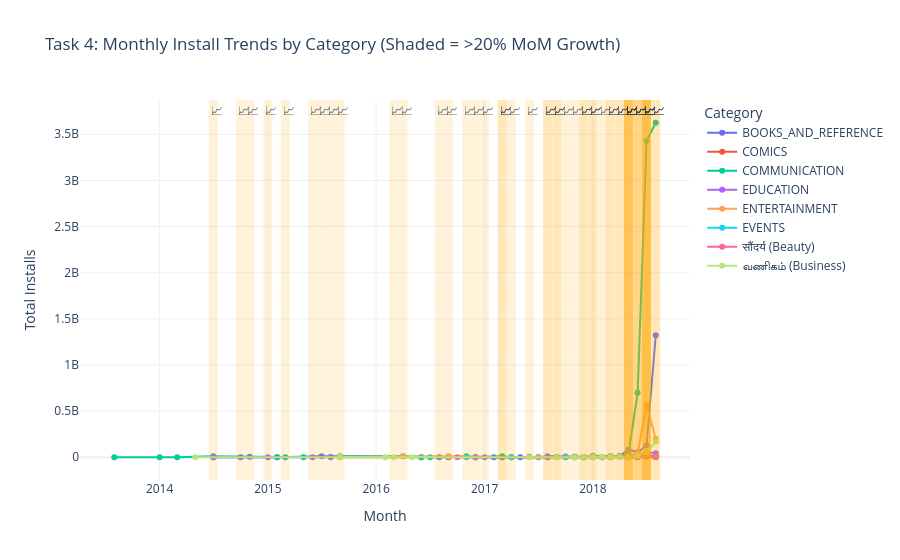

The notebook cell saved with this chart:
### Code cell
# --- Step 6 & 7: Time-Gated Plotly Line Chart with Shaded Growth Regions ---

if not is_within_time_window(18, 21):
    current_time = get_ist_now().strftime('%H:%M IST')
    print(f"Current time: {current_time}")
    print("This visualization is only available between 6 PM and 9 PM IST.")
else:
# if True:
    if task4_agg.shape[0] == 0:
        print("No data survived the filters. Cannot generate chart.")
    else:
        # Build the base line chart with one trace per category
        fig = px.line(
            task4_agg,
            x='Date',
            y='Total_Installs',
            color='Category',
            markers=True,
            title='Task 4: Monthly Install Trends by Category (Shaded = >20% MoM Growth)'
        )

        # Overlay shaded rectangles for every high-growth period
        high_growth_rows = task4_agg[task4_agg['High_Growth']]
        for _, row in high_growth_rows.iterrows():
            fig.add_vrect(
                x0=row['Date'] - pd.Timedelta(days=15),
                x1=row['Date'] + pd.Timedelta(days=15),
                fillcolor='rgba(255, 165, 0, 0.15)',  # Semi-transparent orange
                line_width=0,
                annotation_text='📈',
                annotation_position='top left'
            )

        fig.update_layout(
            xaxis_title='Month',
            yaxis_title='Total Installs',
            template='plotly_white',
            legend_title='Category'
        )

        fig.show()
        print(f"Chart rendered at {get_ist_now().strftime('%H:%M:%S IST')}")

### Figure 1 — Plotly figure (JSON) as saved in the notebook; plotly's stock layout.template omitted (floating-point values rounded to 4 significant figures)
{"data": [{"hovertemplate": "Category=BOOKS_AND_REFERENCE<br>Date=%{x}<br>Total_Installs=%{y}<extra></extra>", "legendgroup": "BOOKS_AND_REFERENCE", "line": {"color": "#636efa", "dash": "solid"}, "marker": {"symbol": "circle"}, "mode": "lines+markers", "name": "BOOKS_AND_REFERENCE", "orientation": "v", "showlegend": true, "type": "scatter", "x": ["2014-07-01T00:00:00.000000", "2014-10-01T00:00:00.000000", "2014-11-01T00:00:00.000000", "2015-02-01T00:00:00.000000", "2015-07-01T00:00:00.000000", "2016-06-01T00:00:00.000000", "2016-08-01T00:00:00.000000", "2016-12-01T00:00:00.000000", "2017-02-01T00:00:00.000000", "2017-03-01T00:00:00.000000", "2017-04-01T00:00:00.000000", "2017-05-01T00:00:00.000000", "2017-06-01T00:00:00.000000", "2017-07-01T00:00:00.000000", "2017-08-01T00:00:00.000000", "2017-11-01T00:00:00.000000", "2017-12-01T00:00:00.000000", "2018-01-01T00:00:00.000000", "2018-02-01T00:00:00.000000", "2018-03-01T00:00:00.000000", "2018-04-01T00:00:00.000000", "2018-05-01T00:00:00.000000", "2018-06-01T00:00:00.000000", "2018-07-01T00:00:00.000000", "2018-08-01T00:00:00.000000"], "xaxis": "x", "y": [50000, 500000, 5000000, 50000, 10000000, 60000, 100000, 500000, 100000, 100000, 1000000, 100000, 5000000, 100000, 10010000, 4500000, 1200000, 500000, 100000, 10100000, 12550000, 82110000, 53600000, 130850000, 1321050000], "yaxis": "y"}, {"hovertemplate": "Category=COMICS<br>Date=%{x}<br>Total_Installs=%{y}<extra></extra>", "legendgroup": "COMICS", "line": {"color": "#EF553B", "dash": "solid"}, "marker": {"symbol": "circle"}, "mode": "lines+markers", "name": "COMICS", "orientation": "v", "showlegend": true, "type": "scatter", "x": ["2015-09-01T00:00:00.000000", "2017-03-01T00:00:00.000000", "2017-10-01T00:00:00.000000", "2018-05-01T00:00:00.000000", "2018-06-01T00:00:00.000000", "2018-07-01T00:00:00.000000", "2018-08-01T00:00:00.000000"], "xaxis": "x", "y": [50000, 100000, 100000, 6110000, 1610000, 28200000, 5650000], "yaxis": "y"}, {"hovertemplate": "Category=COMMUNICATION<br>Date=%{x}<br>Total_Installs=%{y}<extra></extra>", "legendgroup": "COMMUNICATION", "line": {"color": "#00cc96", "dash": "solid"}, "marker": {"symbol": "circle"}, "mode": "lines+markers", "name": "COMMUNICATION", "orientation": "v", "showlegend": true, "type": "scatter", "x": ["2013-08-01T00:00:00.000000", "2014-01-01T00:00:00.000000", "2014-03-01T00:00:00.000000", "2014-07-01T00:00:00.000000", "2015-02-01T00:00:00.000000", "2015-03-01T00:00:00.000000", "2015-05-01T00:00:00.000000", "2015-08-01T00:00:00.000000", "2015-09-01T00:00:00.000000", "2016-04-01T00:00:00.000000", "2016-06-01T00:00:00.000000", "2016-07-01T00:00:00.000000", "2016-09-01T00:00:00.000000", "2016-11-01T00:00:00.000000", "2016-12-01T00:00:00.000000", "2017-03-01T00:00:00.000000", "2017-04-01T00:00:00.000000", "2017-07-01T00:00:00.000000", "2017-08-01T00:00:00.000000", "2017-09-01T00:00:00.000000", "2017-11-01T00:00:00.000000", "2017-12-01T00:00:00.000000", "2018-01-01T00:00:00.000000", "2018-03-01T00:00:00.000000", "2018-04-01T00:00:00.000000", "2018-05-01T00:00:00.000000", "2018-06-01T00:00:00.000000", "2018-07-01T00:00:00.000000", "2018-08-01T00:00:00.000000"], "xaxis": "x", "y": [150000, 100000, 100000, 10000000, 500000, 1000000, 100000, 2000000, 10000000, 10000000, 1000000, 110000, 1000000, 11000000, 100000, 10000000, 1100000, 500000, 1000000, 50000, 5000000, 1000000, 16100000, 12100000, 7000000, 36100000, 700100000, 3428430000, 3624560000], "yaxis": "y"}, {"hovertemplate": "Category=EDUCATION<br>Date=%{x}<br>Total_Installs=%{y}<extra></extra>", "legendgroup": "EDUCATION", "line": {"color": "#ab63fa", "dash": "solid"}, "marker": {"symbol": "circle"}, "mode": "lines+markers", "name": "EDUCATION", "orientation": "v", "showlegend": true, "type": "scatter", "x": ["2014-07-01T00:00:00.000000", "2015-01-01T00:00:00.000000", "2015-06-01T00:00:00.000000", "2015-08-01T00:00:00.000000", "2016-09-01T00:00:00.000000", "2016-12-01T00:00:00.000000", "2017-01-01T00:00:00.000000", "2017-08-01T00:00:00.000000", "2017-09-01T00:00:00.000000", "2017-10-01T00:00:00.000000", "2017-11-01T00:00:00.000000", "2017-12-01T00:00:00.000000", "2018-02-01T00:00:00.000000", "2018-03-01T00:00:00.000000", "2018-04-01T00:00:00.000000", "2018-05-01T00:00:00.000000", "2018-06-01T00:00:00.000000", "2018-07-01T00:00:00.000000", "2018-08-01T00:00:00.000000"], "xaxis": "x", "y": [10000, 100000, 1000000, 1000000, 1000000, 100000, 1000000, 1000000, 1500000, 7610000, 1000000, 3200000, 1000000, 1100000, 5000000, 22100000, 5900000, 56700000, 43100000], "yaxis": "y"}, {"hovertemplate": "Category=ENTERTAINMENT<br>Date=%{x}<br>Total_Installs=%{y}<extra></extra>", "legendgroup": "ENTERTAINMENT", "line": {"color": "#FFA15A", "dash": "solid"}, "marker": {"symbol": "circle"}, "mode": "lines+markers", "name": "ENTERTAINMENT", "orientation": "v", "showlegend": true, "type": "scatter", "x": ["2015-09-01T00:00:00.000000", "2016-04-01T00:00:00.000000", "2016-09-01T00:00:00.000000", "2017-07-01T00:00:00.000000", "2018-01-01T00:00:00.000000", "2018-02-01T00:00:00.000000", "2018-03-01T00:00:00.000000", "2018-04-01T00:00:00.000000", "2018-05-01T00:00:00.000000", "2018-06-01T00:00:00.000000", "2018-07-01T00:00:00.000000", "2018-08-01T00:00:00.000000"], "xaxis": "x", "y": [2000000, 10000000, 10000000, 1000000, 10000000, 200000, 10000000, 10000000, 7500000, 43200000, 566300000, 197300000], "yaxis": "y"}, {"hovertemplate": "Category=EVENTS<br>Date=%{x}<br>Total_Installs=%{y}<extra></extra>", "legendgroup": "EVENTS", "line": {"color": "#19d3f3", "dash": "solid"}, "marker": {"symbol": "circle"}, "mode": "lines+markers", "name": "EVENTS", "orientation": "v", "showlegend": true, "type": "scatter", "x": ["2016-11-01T00:00:00.000000", "2017-04-01T00:00:00.000000", "2017-10-01T00:00:00.000000", "2017-12-01T00:00:00.000000", "2018-05-01T00:00:00.000000", "2018-06-01T00:00:00.000000", "2018-07-01T00:00:00.000000", "2018-08-01T00:00:00.000000"], "xaxis": "x", "y": [100000, 100000, 100000, 50000, 110000, 700000, 6300000, 100000], "yaxis": "y"}, {"hovertemplate": "Category=सौंदर्य (Beauty)<br>Date=%{x}<br>Total_Installs=%{y}<extra></extra>", "legendgroup": "सौंदर्य (Beauty)", "line": {"color": "#FF6692", "dash": "solid"}, "marker": {"symbol": "circle"}, "mode": "lines+markers", "name": "सौंदर्य (Beauty)", "orientation": "v", "showlegend": true, "type": "scatter", "x": ["2016-10-01T00:00:00.000000", "2017-11-01T00:00:00.000000", "2018-03-01T00:00:00.000000", "2018-05-01T00:00:00.000000", "2018-06-01T00:00:00.000000", "2018-07-01T00:00:00.000000", "2018-08-01T00:00:00.000000"], "xaxis": "x", "y": [1000000, 1000000, 5000, 1100000, 1050000, 6100000, 600000], "yaxis": "y"}, {"hovertemplate": "Category=வணிகம் (Business)<br>Date=%{x}<br>Total_Installs=%{y}<extra></extra>", "legendgroup": "வணிகம் (Business)", "line": {"color": "#B6E880", "dash": "solid"}, "marker": {"symbol": "circle"}, "mode": "lines+markers", "name": "வணிகம் (Business)", "orientation": "v", "showlegend": true, "type": "scatter", "x": ["2014-05-01T00:00:00.000000", "2015-09-01T00:00:00.000000", "2016-02-01T00:00:00.000000", "2016-03-01T00:00:00.000000", "2016-05-01T00:00:00.000000", "2017-06-01T00:00:00.000000", "2017-09-01T00:00:00.000000", "2017-11-01T00:00:00.000000", "2017-12-01T00:00:00.000000", "2018-01-01T00:00:00.000000", "2018-02-01T00:00:00.000000", "2018-03-01T00:00:00.000000", "2018-04-01T00:00:00.000000", "2018-05-01T00:00:00.000000", "2018-06-01T00:00:00.000000", "2018-07-01T00:00:00.000000", "2018-08-01T00:00:00.000000"], "xaxis": "x", "y": [100000, 100000, 10000, 1000000, 500000, 100000, 1000000, 500000, 1501000, 1000000, 7000000, 2000000, 100000, 1100000, 16750000, 53000000, 168650000], "yaxis": "y"}], "layout": {"annotations": [{"showarrow": false, "text": "📈", "x": "2014-09-16T00:00:00", "xanchor": "left", "xref": "x", "y": 1, "yanchor": "top", "yref": "y domain"}, {"showarrow": false, "text": "📈", "x": "2014-10-17T00:00:00", "xanchor": "left", "xref": "x", "y": 1, "yanchor": "top", "yref": "y domain"}, {"showarrow": false, "text": "📈", "x": "2015-06-16T00:00:00", "xanchor": "left", "xref": "x", "y": 1, "yanchor": "top", "yref": "y domain"}, {"showarrow": false, "text": "📈", "x": "2016-07-17T00:00:00", "xanchor": "left", "xref": "x", "y": 1, "yanchor": "top", "yref": "y domain"}, {"showarrow": false, "text": "📈", "x": "2016-11-16T00:00:00", "xanchor": "left", "xref": "x", "y": 1, "yanchor": "top", "yref": "y domain"}, {"showarrow": false, "text": "📈", "x": "2017-03-17T00:00:00", "xanchor": "left", "xref": "x", "y": 1, "yanchor": "top", "yref": "y domain"}, {"showarrow": false, "text": "📈", "x": "2017-05-17T00:00:00", "xanchor": "left", "xref": "x", "y": 1, "yanchor": "top", "yref": "y domain"}, {"showarrow": false, "text": "📈", "x": "2017-07-17T00:00:00", "xanchor": "left", "xref": "x", "y": 1, "yanchor": "top", "yref": "y domain"}, {"showarrow": false, "text": "📈", "x": "2018-02-14T00:00:00", "xanchor": "left", "xref": "x", "y": 1, "yanchor": "top", "yref": "y domain"}, {"showarrow": false, "text": "📈", "x": "2018-03-17T00:00:00", "xanchor": "left", "xref": "x", "y": 1, "yanchor": "top", "yref": "y domain"}, {"showarrow": false, "text": "📈", "x": "2018-04-16T00:00:00", "xanchor": "left", "xref": "x", "y": 1, "yanchor": "top", "yref": "y domain"}, {"showarrow": false, "text": "📈", "x": "2018-06-16T00:00:00", "xanchor": "left", "xref": "x", "y": 1, "yanchor": "top", "yref": "y domain"}, {"showarrow": false, "text": "📈", "x": "2018-07-17T00:00:00", "xanchor": "left", "xref": "x", "y": 1, "yanchor": "top", "yref": "y domain"}, {"showarrow": false, "text": "📈", "x": "2017-02-14T00:00:00", "xanchor": "left", "xref": "x", "y": 1, "yanchor": "top", "yref": "y domain"}, {"showarrow": false, "text": "📈", "x": "2018-04-16T00:00:00", "xanchor": "left", "xref": "x", "y": 1, "yanchor": "top", "yref": "y domain"}, {"showarrow": false, "text": "📈", "x": "2018-06-16T00:00:00", "xanchor": "left", "xref": "x", "y": 1, "yanchor": "top", "yref": "y domain"}, {"showarrow": false, "text": "📈", "x": "2014-06-16T00:00:00", "xanchor": "left", "xref": "x", "y": 1, "yanchor": "top", "yref": "y domain"}, {"showarrow": false, "text": "📈", "x": "2015-02-14T00:00:00", "xanchor": "left", "xref": "x", "y": 1, "yanchor": "top", "yref": "y domain"}, {"showarrow": false, "text": "📈", "x": "2015-07-17T00:00:00", "xanchor": "left", "xref": "x", "y": 1, "yanchor": "top", "yref": "y domain"}, {"showarrow": false, "text": "📈", "x": "2015-08-17T00:00:00", "xanchor": "left", "xref": "x", "y": 1, "yanchor": "top", "yref": "y domain"}, {"showarrow": false, "text": "📈", "x": "2016-08-17T00:00:00", "xanchor": "left", "xref": "x", "y": 1, "yanchor": "top", "yref": "y domain"}, {"showarrow": false, "text": "📈", "x": "2016-10-17T00:00:00", "xanchor": "left", "xref": "x", "y": 1, "yanchor": "top", "yref": "y domain"}, {"showarrow": false, "text": "📈", "x": "2017-02-14T00:00:00", "xanchor": "left", "xref": "x", "y": 1, "yanchor": "top", "yref": "y domain"}, {"showarrow": false, "text": "📈", "x": "2017-07-17T00:00:00", "xanchor": "left", "xref": "x", "y": 1, "yanchor": "top", "yref": "y domain"}, {"showarrow": false, "text": "📈", "x": "2017-10-17T00:00:00", "xanchor": "left", "xref": "x", "y": 1, "yanchor": "top", "yref": "y domain"}, {"showarrow": false, "text": "📈", "x": "2017-12-17T00:00:00", "xanchor": "left", "xref": "x", "y": 1, "yanchor": "top", "yref": "y domain"}, {"showarrow": false, "text": "📈", "x": "2018-04-16T00:00:00", "xanchor": "left", "xref": "x", "y": 1, "yanchor": "top", "yref": "y domain"}, {"showarrow": false, "text": "📈", "x": "2018-05-17T00:00:00", "xanchor": "left", "xref": "x", "y": 1, "yanchor": "top", "yref": "y domain"}, {"showarrow": false, "text": "📈", "x": "2018-06-16T00:00:00", "xanchor": "left", "xref": "x", "y": 1, "yanchor": "top", "yref": "y domain"}, {"showarrow": false, "text": "📈", "x": "2014-12-17T00:00:00", "xanchor": "left", "xref": "x", "y": 1, "yanchor": "top", "yref": "y domain"}, {"showarrow": false, "text": "📈", "x": "2015-05-17T00:00:00", "xanchor": "left", "xref": "x", "y": 1, "yanchor": "top", "yref": "y domain"}, {"showarrow": false, "text": "📈", "x": "2016-12-17T00:00:00", "xanchor": "left", "xref": "x", "y": 1, "yanchor": "top", "yref": "y domain"}, {"showarrow": false, "text": "📈", "x": "2017-08-17T00:00:00", "xanchor": "left", "xref": "x", "y": 1, "yanchor": "top", "yref": "y domain"}, {"showarrow": false, "text": "📈", "x": "2017-09-16T00:00:00", "xanchor": "left", "xref": "x", "y": 1, "yanchor": "top", "yref": "y domain"}, {"showarrow": false, "text": "📈", "x": "2017-11-16T00:00:00", "xanchor": "left", "xref": "x", "y": 1, "yanchor": "top", "yref": "y domain"}, {"showarrow": false, "text": "📈", "x": "2018-03-17T00:00:00", "xanchor": "left", "xref": "x", "y": 1, "yanchor": "top", "yref": "y domain"}, {"showarrow": false, "text": "📈", "x": "2018-04-16T00:00:00", "xanchor": "left", "xref": "x", "y": 1, "yanchor": "top", "yref": "y domain"}, {"showarrow": false, "text": "📈", "x": "2018-06-16T00:00:00", "xanchor": "left", "xref": "x", "y": 1, "yanchor": "top", "yref": "y domain"}, {"showarrow": false, "text": "📈", "x": "2016-03-17T00:00:00", "xanchor": "left", "xref": "x", "y": 1, "yanchor": "top", "yref": "y domain"}, {"showarrow": false, "text": "📈", "x": "2017-12-17T00:00:00", "xanchor": "left", "xref": "x", "y": 1, "yanchor": "top", "yref": "y domain"}, {"showarrow": false, "text": "📈", "x": "2018-02-14T00:00:00", "xanchor": "left", "xref": "x", "y": 1, "yanchor": "top", "yref": "y domain"}, {"showarrow": false, "text": "📈", "x": "2018-05-17T00:00:00", "xanchor": "left", "xref": "x", "y": 1, "yanchor": "top", "yref": "y domain"}, {"showarrow": false, "text": "📈", "x": "2018-06-16T00:00:00", "xanchor": "left", "xref": "x", "y": 1, "yanchor": "top", "yref": "y domain"}, {"showarrow": false, "text": "📈", "x": "2018-04-16T00:00:00", "xanchor": "left", "xref": "x", "y": 1, "yanchor": "top", "yref": "y domain"}, {"showarrow": false, "text": "📈", "x": "2018-05-17T00:00:00", "xanchor": "left", "xref": "x", "y": 1, "yanchor": "top", "yref": "y domain"}, {"showarrow": false, "text": "📈", "x": "2018-06-16T00:00:00", "xanchor": "left", "xref": "x", "y": 1, "yanchor": "top", "yref": "y domain"}, {"showarrow": false, "text": "📈", "x": "2018-04-16T00:00:00", "xanchor": "left", "xref": "x", "y": 1, "yanchor": "top", "yref": "y domain"}, {"showarrow": false, "text": "📈", "x": "2018-06-16T00:00:00", "xanchor": "left", "xref": "x", "y": 1, "yanchor": "top", "yref": "y domain"}, {"showarrow": false, "text": "📈", "x": "2016-02-15T00:00:00", "xanchor": "left", "xref": "x", "y": 1, "yanchor": "top", "yref": "y domain"}, {"showarrow": false, "text": "📈", "x": "2017-08-17T00:00:00", "xanchor": "left", "xref": "x", "y": 1, "yanchor": "top", "yref": "y domain"}, {"showarrow": false, "text": "📈", "x": "2017-11-16T00:00:00", "xanchor": "left", "xref": "x", "y": 1, "yanchor": "top", "yref": "y domain"}, {"showarrow": false, "text": "📈", "x": "2018-01-17T00:00:00", "xanchor": "left", "xref": "x", "y": 1, "yanchor": "top", "yref": "y domain"}, {"showarrow": false, "text": "📈", "x": "2018-04-16T00:00:00", "xanchor": "left", "xref": "x", "y": 1, "yanchor": "top", "yref": "y domain"}, {"showarrow": false, "text": "📈", "x": "2018-05-17T00:00:00", "xanchor": "left", "xref": "x", "y": 1, "yanchor": "top", "yref": "y domain"}, {"showarrow": false, "text": "📈", "x": "2018-06-16T00:00:00", "xanchor": "left", "xref": "x", "y": 1, "yanchor": "top", "yref": "y domain"}, {"showarrow": false, "text": "📈", "x": "2018-07-17T00:00:00", "xanchor": "left", "xref": "x", "y": 1, "yanchor": "top", "yref": "y domain"}], "legend": {"title": {"text": "Category"}, "tracegroupgap": 0}, "shapes": [{"fillcolor": "rgba(255, 165, 0, 0.15)", "line": {"width": 0}, "type": "rect", "x0": "2014-09-16T00:00:00", "x1": "2014-10-16T00:00:00", "xref": "x", "y0": 0, "y1": 1, "yref": "y domain"}, {"fillcolor": "rgba(255, 165, 0, 0.15)", "line": {"width": 0}, "type": "rect", "x0": "2014-10-17T00:00:00", "x1": "2014-11-16T00:00:00", "xref": "x", "y0": 0, "y1": 1, "yref": "y domain"}, {"fillcolor": "rgba(255, 165, 0, 0.15)", "line": {"width": 0}, "type": "rect", "x0": "2015-06-16T00:00:00", "x1": "2015-07-16T00:00:00", "xref": "x", "y0": 0, "y1": 1, "yref": "y domain"}, {"fillcolor": "rgba(255, 165, 0, 0.15)", "line": {"width": 0}, "type": "rect", "x0": "2016-07-17T00:00:00", "x1": "2016-08-16T00:00:00", "xref": "x", "y0": 0, "y1": 1, "yref": "y domain"}, {"fillcolor": "rgba(255, 165, 0, 0.15)", "line": {"width": 0}, "type": "rect", "x0": "2016-11-16T00:00:00", "x1": "2016-12-16T00:00:00", "xref": "x", "y0": 0, "y1": 1, "yref": "y domain"}, {"fillcolor": "rgba(255, 165, 0, 0.15)", "line": {"width": 0}, "type": "rect", "x0": "2017-03-17T00:00:00", "x1": "2017-04-16T00:00:00", "xref": "x", "y0": 0, "y1": 1, "yref": "y domain"}, {"fillcolor": "rgba(255, 165, 0, 0.15)", "line": {"width": 0}, "type": "rect", "x0": "2017-05-17T00:00:00", "x1": "2017-06-16T00:00:00", "xref": "x", "y0": 0, "y1": 1, "yref": "y domain"}, {"fillcolor": "rgba(255, 165, 0, 0.15)", "line": {"width": 0}, "type": "rect", "x0": "2017-07-17T00:00:00", "x1": "2017-08-16T00:00:00", "xref": "x", "y0": 0, "y1": 1, "yref": "y domain"}, {"fillcolor": "rgba(255, 165, 0, 0.15)", "line": {"width": 0}, "type": "rect", "x0": "2018-02-14T00:00:00", "x1": "2018-03-16T00:00:00", "xref": "x", "y0": 0, "y1": 1, "yref": "y domain"}, {"fillcolor": "rgba(255, 165, 0, 0.15)", "line": {"width": 0}, "type": "rect", "x0": "2018-03-17T00:00:00", "x1": "2018-04-16T00:00:00", "xref": "x", "y0": 0, "y1": 1, "yref": "y domain"}, {"fillcolor": "rgba(255, 165, 0, 0.15)", "line": {"width": 0}, "type": "rect", "x0": "2018-04-16T00:00:00", "x1": "2018-05-16T00:00:00", "xref": "x", "y0": 0, "y1": 1, "yref": "y domain"}, {"fillcolor": "rgba(255, 165, 0, 0.15)", "line": {"width": 0}, "type": "rect", "x0": "2018-06-16T00:00:00", "x1": "2018-07-16T00:00:00", "xref": "x", "y0": 0, "y1": 1, "yref": "y domain"}, {"fillcolor": "rgba(255, 165, 0, 0.15)", "line": {"width": 0}, "type": "rect", "x0": "2018-07-17T00:00:00", "x1": "2018-08-16T00:00:00", "xref": "x", "y0": 0, "y1": 1, "yref": "y domain"}, {"fillcolor": "rgba(255, 165, 0, 0.15)", "line": {"width": 0}, "type": "rect", "x0": "2017-02-14T00:00:00", "x1": "2017-03-16T00:00:00", "xref": "x", "y0": 0, "y1": 1, "yref": "y domain"}, {"fillcolor": "rgba(255, 165, 0, 0.15)", "line": {"width": 0}, "type": "rect", "x0": "2018-04-16T00:00:00", "x1": "2018-05-16T00:00:00", "xref": "x", "y0": 0, "y1": 1, "yref": "y domain"}, {"fillcolor": "rgba(255, 165, 0, 0.15)", "line": {"width": 0}, "type": "rect", "x0": "2018-06-16T00:00:00", "x1": "2018-07-16T00:00:00", "xref": "x", "y0": 0, "y1": 1, "yref": "y domain"}, {"fillcolor": "rgba(255, 165, 0, 0.15)", "line": {"width": 0}, "type": "rect", "x0": "2014-06-16T00:00:00", "x1": "2014-07-16T00:00:00", "xref": "x", "y0": 0, "y1": 1, "yref": "y domain"}, {"fillcolor": "rgba(255, 165, 0, 0.15)", "line": {"width": 0}, "type": "rect", "x0": "2015-02-14T00:00:00", "x1": "2015-03-16T00:00:00", "xref": "x", "y0": 0, "y1": 1, "yref": "y domain"}, {"fillcolor": "rgba(255, 165, 0, 0.15)", "line": {"width": 0}, "type": "rect", "x0": "2015-07-17T00:00:00", "x1": "2015-08-16T00:00:00", "xref": "x", "y0": 0, "y1": 1, "yref": "y domain"}, {"fillcolor": "rgba(255, 165, 0, 0.15)", "line": {"width": 0}, "type": "rect", "x0": "2015-08-17T00:00:00", "x1": "2015-09-16T00:00:00", "xref": "x", "y0": 0, "y1": 1, "yref": "y domain"}, {"fillcolor": "rgba(255, 165, 0, 0.15)", "line": {"width": 0}, "type": "rect", "x0": "2016-08-17T00:00:00", "x1": "2016-09-16T00:00:00", "xref": "x", "y0": 0, "y1": 1, "yref": "y domain"}, {"fillcolor": "rgba(255, 165, 0, 0.15)", "line": {"width": 0}, "type": "rect", "x0": "2016-10-17T00:00:00", "x1": "2016-11-16T00:00:00", "xref": "x", "y0": 0, "y1": 1, "yref": "y domain"}, {"fillcolor": "rgba(255, 165, 0, 0.15)", "line": {"width": 0}, "type": "rect", "x0": "2017-02-14T00:00:00", "x1": "2017-03-16T00:00:00", "xref": "x", "y0": 0, "y1": 1, "yref": "y domain"}, {"fillcolor": "rgba(255, 165, 0, 0.15)", "line": {"width": 0}, "type": "rect", "x0": "2017-07-17T00:00:00", "x1": "2017-08-16T00:00:00", "xref": "x", "y0": 0, "y1": 1, "yref": "y domain"}, {"fillcolor": "rgba(255, 165, 0, 0.15)", "line": {"width": 0}, "type": "rect", "x0": "2017-10-17T00:00:00", "x1": "2017-11-16T00:00:00", "xref": "x", "y0": 0, "y1": 1, "yref": "y domain"}, {"fillcolor": "rgba(255, 165, 0, 0.15)", "line": {"width": 0}, "type": "rect", "x0": "2017-12-17T00:00:00", "x1": "2018-01-16T00:00:00", "xref": "x", "y0": 0, "y1": 1, "yref": "y domain"}, {"fillcolor": "rgba(255, 165, 0, 0.15)", "line": {"width": 0}, "type": "rect", "x0": "2018-04-16T00:00:00", "x1": "2018-05-16T00:00:00", "xref": "x", "y0": 0, "y1": 1, "yref": "y domain"}, {"fillcolor": "rgba(255, 165, 0, 0.15)", "line": {"width": 0}, "type": "rect", "x0": "2018-05-17T00:00:00", "x1": "2018-06-16T00:00:00", "xref": "x", "y0": 0, "y1": 1, "yref": "y domain"}, {"fillcolor": "rgba(255, 165, 0, 0.15)", "line": {"width": 0}, "type": "rect", "x0": "2018-06-16T00:00:00", "x1": "2018-07-16T00:00:00", "xref": "x", "y0": 0, "y1": 1, "yref": "y domain"}, {"fillcolor": "rgba(255, 165, 0, 0.15)", "line": {"width": 0}, "type": "rect", "x0": "2014-12-17T00:00:00", "x1": "2015-01-16T00:00:00", "xref": "x", "y0": 0, "y1": 1, "yref": "y domain"}, {"fillcolor": "rgba(255, 165, 0, 0.15)", "line": {"width": 0}, "type": "rect", "x0": "2015-05-17T00:00:00", "x1": "2015-06-16T00:00:00", "xref": "x", "y0": 0, "y1": 1, "yref": "y domain"}, {"fillcolor": "rgba(255, 165, 0, 0.15)", "line": {"width": 0}, "type": "rect", "x0": "2016-12-17T00:00:00", "x1": "2017-01-16T00:00:00", "xref": "x", "y0": 0, "y1": 1, "yref": "y domain"}, {"fillcolor": "rgba(255, 165, 0, 0.15)", "line": {"width": 0}, "type": "rect", "x0": "2017-08-17T00:00:00", "x1": "2017-09-16T00:00:00", "xref": "x", "y0": 0, "y1": 1, "yref": "y domain"}, {"fillcolor": "rgba(255, 165, 0, 0.15)", "line": {"width": 0}, "type": "rect", "x0": "2017-09-16T00:00:00", "x1": "2017-10-16T00:00:00", "xref": "x", "y0": 0, "y1": 1, "yref": "y domain"}, {"fillcolor": "rgba(255, 165, 0, 0.15)", "line": {"width": 0}, "type": "rect", "x0": "2017-11-16T00:00:00", "x1": "2017-12-16T00:00:00", "xref": "x", "y0": 0, "y1": 1, "yref": "y domain"}, {"fillcolor": "rgba(255, 165, 0, 0.15)", "line": {"width": 0}, "type": "rect", "x0": "2018-03-17T00:00:00", "x1": "2018-04-16T00:00:00", "xref": "x", "y0": 0, "y1": 1, "yref": "y domain"}, {"fillcolor": "rgba(255, 165, 0, 0.15)", "line": {"width": 0}, "type": "rect", "x0": "2018-04-16T00:00:00", "x1": "2018-05-16T00:00:00", "xref": "x", "y0": 0, "y1": 1, "yref": "y domain"}, {"fillcolor": "rgba(255, 165, 0, 0.15)", "line": {"width": 0}, "type": "rect", "x0": "2018-06-16T00:00:00", "x1": "2018-07-16T00:00:00", "xref": "x", "y0": 0, "y1": 1, "yref": "y domain"}, {"fillcolor": "rgba(255, 165, 0, 0.15)", "line": {"width": 0}, "type": "rect", "x0": "2016-03-17T00:00:00", "x1": "2016-04-16T00:00:00", "xref": "x", "y0": 0, "y1": 1, "yref": "y domain"}, {"fillcolor": "rgba(255, 165, 0, 0.15)", "line": {"width": 0}, "type": "rect", "x0": "2017-12-17T00:00:00", "x1": "2018-01-16T00:00:00", "xref": "x", "y0": 0, "y1": 1, "yref": "y domain"}, {"fillcolor": "rgba(255, 165, 0, 0.15)", "line": {"width": 0}, "type": "rect", "x0": "2018-02-14T00:00:00", "x1": "2018-03-16T00:00:00", "xref": "x", "y0": 0, "y1": 1, "yref": "y domain"}, {"fillcolor": "rgba(255, 165, 0, 0.15)", "line": {"width": 0}, "type": "rect", "x0": "2018-05-17T00:00:00", "x1": "2018-06-16T00:00:00", "xref": "x", "y0": 0, "y1": 1, "yref": "y domain"}, {"fillcolor": "rgba(255, 165, 0, 0.15)", "line": {"width": 0}, "type": "rect", "x0": "2018-06-16T00:00:00", "x1": "2018-07-16T00:00:00", "xref": "x", "y0": 0, "y1": 1, "yref": "y domain"}, {"fillcolor": "rgba(255, 165, 0, 0.15)", "line": {"width": 0}, "type": "rect", "x0": "2018-04-16T00:00:00", "x1": "2018-05-16T00:00:00", "xref": "x", "y0": 0, "y1": 1, "yref": "y domain"}, {"fillcolor": "rgba(255, 165, 0, 0.15)", "line": {"width": 0}, "type": "rect", "x0": "2018-05-17T00:00:00", "x1": "2018-06-16T00:00:00", "xref": "x", "y0": 0, "y1": 1, "yref": "y domain"}, {"fillcolor": "rgba(255, 165, 0, 0.15)", "line": {"width": 0}, "type": "rect", "x0": "2018-06-16T00:00:00", "x1": "2018-07-16T00:00:00", "xref": "x", "y0": 0, "y1": 1, "yref": "y domain"}, {"fillcolor": "rgba(255, 165, 0, 0.15)", "line": {"width": 0}, "type": "rect", "x0": "2018-04-16T00:00:00", "x1": "2018-05-16T00:00:00", "xref": "x", "y0": 0, "y1": 1, "yref": "y domain"}, {"fillcolor": "rgba(255, 165, 0, 0.15)", "line": {"width": 0}, "type": "rect", "x0": "2018-06-16T00:00:00", "x1": "2018-07-16T00:00:00", "xref": "x", "y0": 0, "y1": 1, "yref": "y domain"}, {"fillcolor": "rgba(255, 165, 0, 0.15)", "line": {"width": 0}, "type": "rect", "x0": "2016-02-15T00:00:00", "x1": "2016-03-16T00:00:00", "xref": "x", "y0": 0, "y1": 1, "yref": "y domain"}, {"fillcolor": "rgba(255, 165, 0, 0.15)", "line": {"width": 0}, "type": "rect", "x0": "2017-08-17T00:00:00", "x1": "2017-09-16T00:00:00", "xref": "x", "y0": 0, "y1": 1, "yref": "y domain"}, {"fillcolor": "rgba(255, 165, 0, 0.15)", "line": {"width": 0}, "type": "rect", "x0": "2017-11-16T00:00:00", "x1": "2017-12-16T00:00:00", "xref": "x", "y0": 0, "y1": 1, "yref": "y domain"}, {"fillcolor": "rgba(255, 165, 0, 0.15)", "line": {"width": 0}, "type": "rect", "x0": "2018-01-17T00:00:00", "x1": "2018-02-16T00:00:00", "xref": "x", "y0": 0, "y1": 1, "yref": "y domain"}, {"fillcolor": "rgba(255, 165, 0, 0.15)", "line": {"width": 0}, "type": "rect", "x0": "2018-04-16T00:00:00", "x1": "2018-05-16T00:00:00", "xref": "x", "y0": 0, "y1": 1, "yref": "y domain"}, {"fillcolor": "rgba(255, 165, 0, 0.15)", "line": {"width": 0}, "type": "rect", "x0": "2018-05-17T00:00:00", "x1": "2018-06-16T00:00:00", "xref": "x", "y0": 0, "y1": 1, "yref": "y domain"}, {"fillcolor": "rgba(255, 165, 0, 0.15)", "line": {"width": 0}, "type": "rect", "x0": "2018-06-16T00:00:00", "x1": "2018-07-16T00:00:00", "xref": "x", "y0": 0, "y1": 1, "yref": "y domain"}, {"fillcolor": "rgba(255, 165, 0, 0.15)", "line": {"width": 0}, "type": "rect", "x0": "2018-07-17T00:00:00", "x1": "2018-08-16T00:00:00", "xref": "x", "y0": 0, "y1": 1, "yref": "y domain"}], "title": {"text": "Task 4: Monthly Install Trends by Category (Shaded = >20% MoM Growth)"}, "xaxis": {"anchor": "y", "domain": [0, 1], "title": {"text": "Month"}}, "yaxis": {"anchor": "x", "domain": [0, 1], "title": {"text": "Total Installs"}}}}
